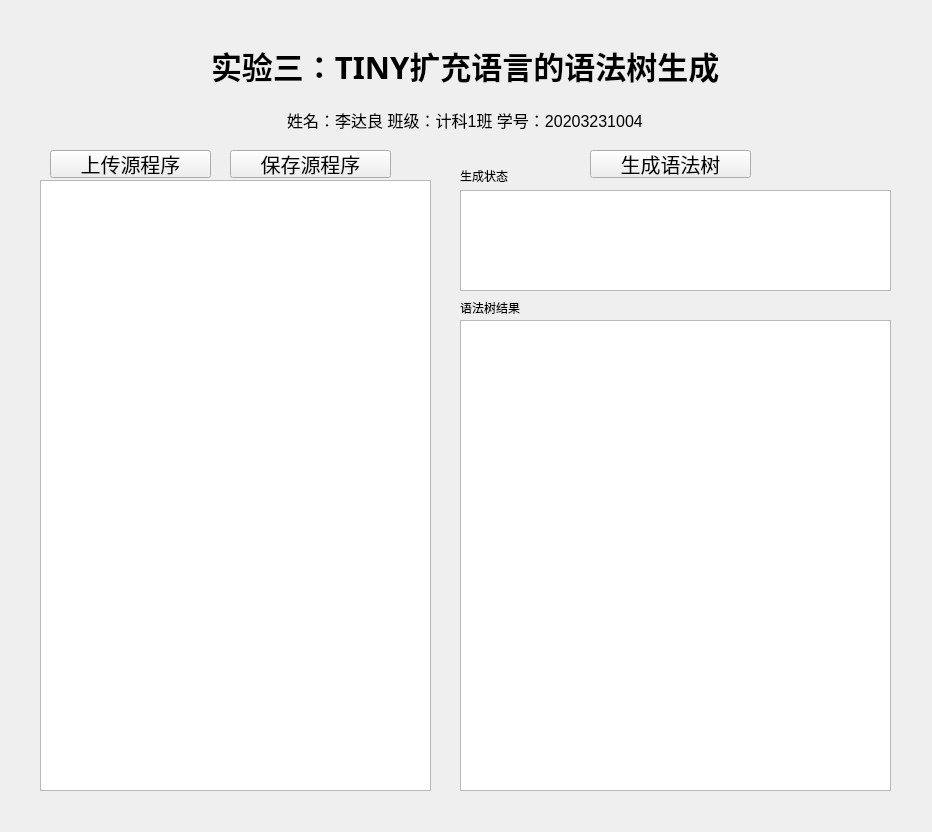
<?xml version="1.0" encoding="UTF-8"?>
<ui version="4.0">
 <class>Widget</class>
 <widget class="QWidget" name="Widget">
  <property name="geometry">
   <rect>
    <x>0</x>
    <y>0</y>
    <width>932</width>
    <height>832</height>
   </rect>
  </property>
  <property name="windowTitle">
   <string>编译原理实验3  author：李达良</string>
  </property>
  <widget class="QWidget" name="widget" native="true">
   <property name="geometry">
    <rect>
     <x>40</x>
     <y>30</y>
     <width>851</width>
     <height>781</height>
    </rect>
   </property>
   <widget class="QWidget" name="widget_2" native="true">
    <property name="geometry">
     <rect>
      <x>0</x>
      <y>0</y>
      <width>851</width>
      <height>71</height>
     </rect>
    </property>
    <layout class="QHBoxLayout" name="horizontalLayout">
     <item>
      <spacer name="horizontalSpacer">
       <property name="orientation">
        <enum>Qt::Horizontal</enum>
       </property>
       <property name="sizeHint" stdset="0">
        <size>
         <width>226</width>
         <height>20</height>
        </size>
       </property>
      </spacer>
     </item>
     <item>
      <widget class="QLabel" name="label">
       <property name="font">
        <font>
         <family>微软雅黑</family>
         <pointsize>23</pointsize>
         <weight>75</weight>
         <bold>true</bold>
        </font>
       </property>
       <property name="text">
        <string>实验三：TINY扩充语言的语法树生成</string>
       </property>
      </widget>
     </item>
     <item>
      <spacer name="horizontalSpacer_2">
       <property name="orientation">
        <enum>Qt::Horizontal</enum>
       </property>
       <property name="sizeHint" stdset="0">
        <size>
         <width>225</width>
         <height>20</height>
        </size>
       </property>
      </spacer>
     </item>
    </layout>
   </widget>
   <widget class="QWidget" name="widget_4" native="true">
    <property name="geometry">
     <rect>
      <x>-1</x>
      <y>69</y>
      <width>851</width>
      <height>41</height>
     </rect>
    </property>
    <layout class="QHBoxLayout" name="horizontalLayout_3">
     <item>
      <spacer name="horizontalSpacer_6">
       <property name="orientation">
        <enum>Qt::Horizontal</enum>
       </property>
       <property name="sizeHint" stdset="0">
        <size>
         <width>182</width>
         <height>20</height>
        </size>
       </property>
      </spacer>
     </item>
     <item>
      <widget class="QLabel" name="label_2">
       <property name="font">
        <font>
         <pointsize>12</pointsize>
        </font>
       </property>
       <property name="layoutDirection">
        <enum>Qt::LeftToRight</enum>
       </property>
       <property name="text">
        <string>姓名：李达良 班级：计科1班 学号：20203231004</string>
       </property>
       <property name="alignment">
        <set>Qt::AlignCenter</set>
       </property>
      </widget>
     </item>
     <item>
      <spacer name="horizontalSpacer_7">
       <property name="orientation">
        <enum>Qt::Horizontal</enum>
       </property>
       <property name="sizeHint" stdset="0">
        <size>
         <width>181</width>
         <height>20</height>
        </size>
       </property>
      </spacer>
     </item>
    </layout>
   </widget>
   <widget class="QPushButton" name="pushButton_6">
    <property name="geometry">
     <rect>
      <x>10</x>
      <y>120</y>
      <width>161</width>
      <height>28</height>
     </rect>
    </property>
    <property name="font">
     <font>
      <pointsize>15</pointsize>
     </font>
    </property>
    <property name="text">
     <string>上传源程序</string>
    </property>
   </widget>
   <widget class="QPushButton" name="pushButton_7">
    <property name="geometry">
     <rect>
      <x>190</x>
      <y>120</y>
      <width>161</width>
      <height>28</height>
     </rect>
    </property>
    <property name="font">
     <font>
      <pointsize>15</pointsize>
     </font>
    </property>
    <property name="text">
     <string>保存源程序</string>
    </property>
   </widget>
   <widget class="QTreeWidget" name="treeWidget">
    <property name="geometry">
     <rect>
      <x>420</x>
      <y>290</y>
      <width>431</width>
      <height>471</height>
     </rect>
    </property>
    <property name="headerHidden">
     <bool>true</bool>
    </property>
    <column>
     <property name="text">
      <string>树形结构</string>
     </property>
    </column>
   </widget>
   <widget class="QPlainTextEdit" name="plainTextEdit">
    <property name="geometry">
     <rect>
      <x>0</x>
      <y>150</y>
      <width>391</width>
      <height>611</height>
     </rect>
    </property>
   </widget>
   <widget class="QPushButton" name="pushButton_8">
    <property name="geometry">
     <rect>
      <x>550</x>
      <y>120</y>
      <width>161</width>
      <height>28</height>
     </rect>
    </property>
    <property name="font">
     <font>
      <pointsize>15</pointsize>
     </font>
    </property>
    <property name="text">
     <string>生成语法树</string>
    </property>
   </widget>
   <widget class="QPlainTextEdit" name="plainTextEdit_2">
    <property name="geometry">
     <rect>
      <x>420</x>
      <y>160</y>
      <width>431</width>
      <height>101</height>
     </rect>
    </property>
   </widget>
   <widget class="QLabel" name="label_3">
    <property name="geometry">
     <rect>
      <x>420</x>
      <y>140</y>
      <width>54</width>
      <height>12</height>
     </rect>
    </property>
    <property name="text">
     <string>生成状态</string>
    </property>
   </widget>
   <widget class="QLabel" name="label_4">
    <property name="geometry">
     <rect>
      <x>420</x>
      <y>270</y>
      <width>91</width>
      <height>16</height>
     </rect>
    </property>
    <property name="text">
     <string>语法树结果</string>
    </property>
   </widget>
  </widget>
 </widget>
 <resources/>
 <connections/>
</ui>
